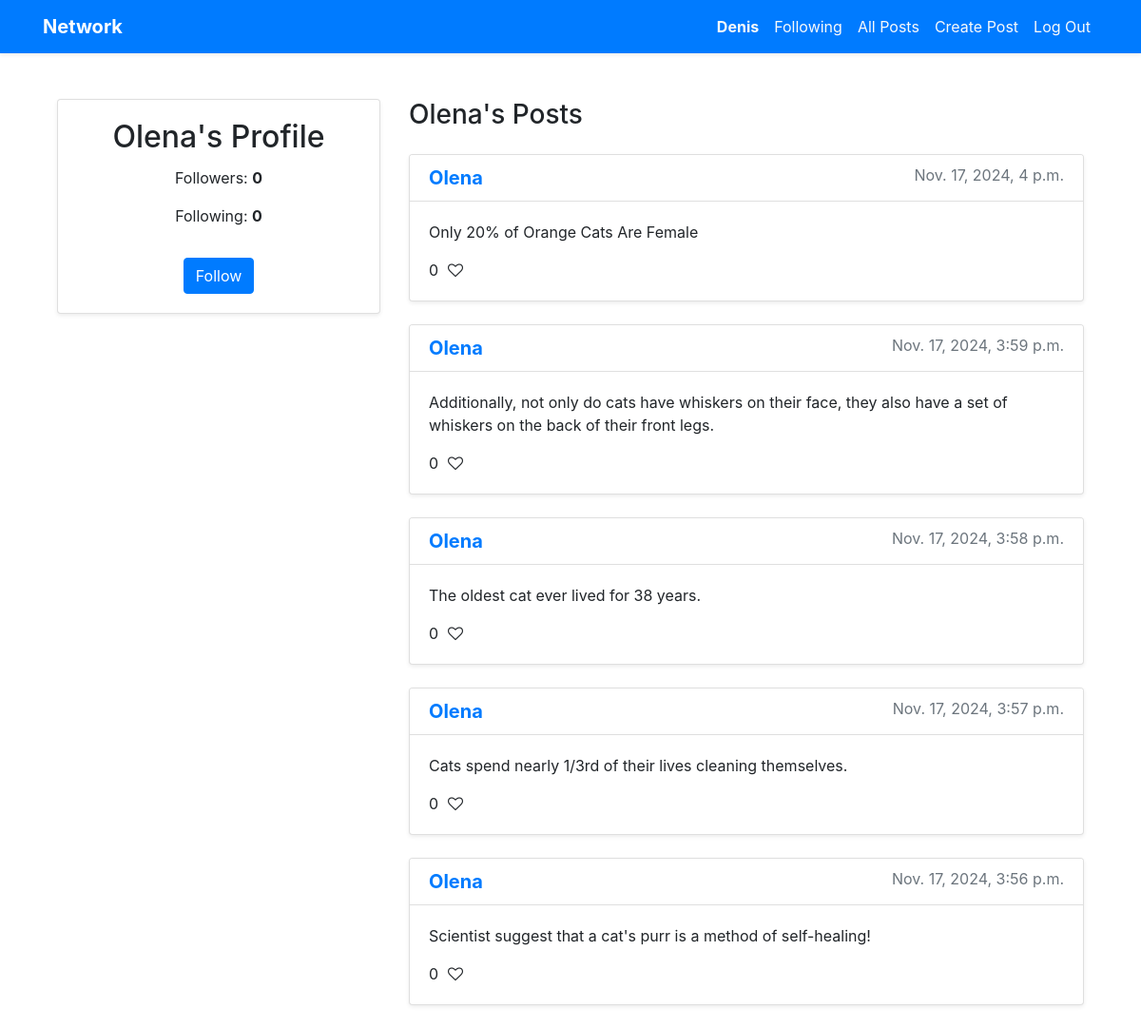
The app's page /profile/1 (signed in) with its own data.
### network/models.py (models this page shows, shortened)
class User(AbstractUser):
    pass

class Post(models.Model):
    user = models.ForeignKey(User, on_delete=models.CASCADE, related_name="posts")
    content = models.TextField()
    timestamp = models.DateTimeField(auto_now_add=True)
    def like_count(self):
        return self.likes.count()

### network/views.py (the view)
# urls.py: path("profile/<int:user_id>", views.profile, name="profile"),
@login_required
def profile(request, user_id):
    user_profile = get_object_or_404(User, pk=user_id)
    posts = user_profile.posts.all().order_by("-timestamp")
    followers_count = user_profile.followers.count()
    following_count = user_profile.following.count()
    is_following = request.user.is_authenticated and Follow.objects.filter(user=request.user, followed_user=user_profile).exists()
    return render(request, "network/profile.html", {
        "user_profile": user_profile,
        "posts": posts,
        "followers_count": followers_count,
        "following_count": following_count,
        "is_following": is_following
    })

### network/templates/network/profile.html (shortened to what this page needs)
{% extends "network/layout.html" %}
{% load static %}
{% block body %}
<div class="container mt-5">
    <div class="row">
        <div class="col-md-4">
            <div class="card shadow-sm mb-4">
                <div class="card-body text-center">
                    <h2 class="card-title">{{ user_profile.username }}'s Profile</h2>
                    <p class="card-text">Followers: <span id="followers-count" class="font-weight-bold">{{ followers_count }}</span></p>
                    <p class="card-text">Following: <span class="font-weight-bold">{{ following_count }}</span></p>
                    {% if user != user_profile %}
                        <button class="btn btn-primary follow-button mt-3" data-user-id="{{ user_profile.id }}">
                            {% if is_following %}Unfollow{% else %}Follow{% endif %}
                        </button>
                    {% endif %}
                </div>
            </div>
        </div>
        <div class="col-md-8">
            <h3 class="mb-4">{{ user_profile.username }}'s Posts</h3>
            {% for post in posts %}
                <div class="card mb-4 shadow-sm">
                    <div class="card-header bg-white">
                        <h5 class="card-title mb-0">
                            <a href="{% url 'profile' post.user.id %}" class="text-primary font-weight-bold">{{ post.user.username }}</a>
                            <small class="text-muted float-right">{{ post.timestamp }}</small>
                        </h5>
                    </div>
                    <div class="card-body">
                        <p class="card-text">{{ post.content }}</p>
                        <div class="d-flex align-items-center mt-3">
                            <div class="like-section mr-3">
                                <span id="like-count-{{ post.id }}" class="like-count">{{ post.like_count }}</span>
                                <i class="fa fa-heart-o like-icon" data-post-id="{{ post.id }}"></i>
                            </div>
                        </div>
                    </div>
                </div>
            {% empty %}
                <div class="text-center text-muted">
                    <p>No posts yet.</p>
                </div>
            {% endfor %}
        </div>
    </div>
</div>
{% endblock %}

### network/templates/network/layout.html (shortened to what this page needs)
{% load static %}
<!DOCTYPE html>
<html lang="en">
    <head>
        <link rel="stylesheet" href="https://stackpath.bootstrapcdn.com/bootstrap/4.4.1/css/bootstrap.min.css">
        <link href="{% static 'network/styles.css' %}" rel="stylesheet">
        <link rel="stylesheet" href="https://cdnjs.cloudflare.com/ajax/libs/font-awesome/4.7.0/css/font-awesome.min.css">
    </head>
    <body>
        <nav class="navbar navbar-expand-lg navbar-dark bg-primary shadow-sm">
            <div class="container">
                <a class="navbar-brand font-weight-bold" href="{% url 'index' %}">Network</a>
                <div class="collapse navbar-collapse" id="navbarNav">
                    <ul class="navbar-nav ml-auto">
                        {% if user.is_authenticated %}
                            <li class="nav-item">
                                <a class="nav-link text-light" href="{% url 'profile' user.id %}">
                                    <strong>{{ user.username }}</strong>
                                </a>
                            </li>
                            <li class="nav-item">
                                <a class="nav-link text-light" href="{% url 'following_posts' %}">Following</a>
                            </li>
                        {% endif %}
                        <li class="nav-item">
                            <a class="nav-link text-light" href="{% url 'all_posts' %}">All Posts</a>
                        </li>
                        {% if user.is_authenticated %}
                            <li class="nav-item">
                                <a class="nav-link text-light" href="{% url 'create_post' %}">Create Post</a>
                            </li>
                            <li class="nav-item">
                                <a class="nav-link text-light" href="{% url 'logout' %}">Log Out</a>
                            </li>
                        {% endif %}
                    </ul>
                </div>
            </div>
        </nav>
        <div class="container mt-5">
            {% block body %}
            {% endblock %}
        </div>
    </body>
</html>

### network/static/network/styles.css (style rules this page uses)
.like-section { display: flex; align-items: center; }
.like-icon { font-size: 24px; margin-left: 10px; cursor: pointer; transition: color 0.3s ease; }

### records on screen
User: username "Denis"
User: username "Olena"
Post: user.username "Olena", timestamp "Nov. 17, 2024, 4 p.m.", content "Only 20% of Orange Cats Are Female", like_count "0"
Post: user.username "Olena", timestamp "Nov. 17, 2024, 3:59 p.m.", content "Additionally, not only do cats have whiskers on their face, they also have a set of whiskers on the back of their front legs.", like_count "0"
Post: user.username "Olena", timestamp "Nov. 17, 2024, 3:58 p.m.", content "The oldest cat ever lived for 38 years.", like_count "0"
Post: user.username "Olena", timestamp "Nov. 17, 2024, 3:57 p.m.", content "Cats spend nearly 1/3rd of their lives cleaning themselves.", like_count "0"
Post: user.username "Olena", timestamp "Nov. 17, 2024, 3:56 p.m.", content "Scientist suggest that a cat's purr is a method of self-healing!", like_count "0"

### other values on screen
{{ followers_count }} "0"
{{ following_count }} "0"
